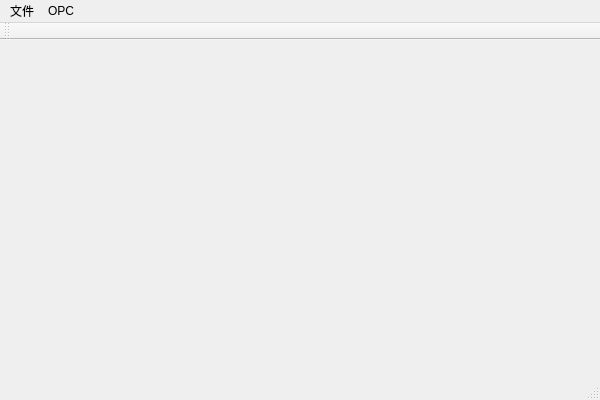
<?xml version="1.0" encoding="UTF-8"?>
<ui version="4.0">
 <class>SolarServerClass</class>
 <widget class="QMainWindow" name="SolarServerClass">
  <property name="geometry">
   <rect>
    <x>0</x>
    <y>0</y>
    <width>600</width>
    <height>400</height>
   </rect>
  </property>
  <property name="windowTitle">
   <string>SolarServer</string>
  </property>
  <widget class="QWidget" name="centralWidget"/>
  <widget class="QMenuBar" name="menuBar">
   <property name="geometry">
    <rect>
     <x>0</x>
     <y>0</y>
     <width>600</width>
     <height>23</height>
    </rect>
   </property>
   <widget class="QMenu" name="menu">
    <property name="title">
     <string>文件</string>
    </property>
    <addaction name="actionQuit"/>
   </widget>
   <widget class="QMenu" name="menuOPC">
    <property name="title">
     <string>OPC</string>
    </property>
    <addaction name="actionOPC_Server"/>
   </widget>
   <addaction name="menu"/>
   <addaction name="menuOPC"/>
  </widget>
  <widget class="QToolBar" name="mainToolBar">
   <attribute name="toolBarArea">
    <enum>TopToolBarArea</enum>
   </attribute>
   <attribute name="toolBarBreak">
    <bool>false</bool>
   </attribute>
  </widget>
  <widget class="QStatusBar" name="statusBar"/>
  <action name="actionQuit">
   <property name="text">
    <string>退出</string>
   </property>
  </action>
  <action name="actionOPC_Server">
   <property name="text">
    <string>OPC Server</string>
   </property>
  </action>
 </widget>
 <layoutdefault spacing="6" margin="11"/>
 <resources>
  <include location="solarserver.qrc"/>
 </resources>
 <connections>
  <connection>
   <sender>actionQuit</sender>
   <signal>triggered()</signal>
   <receiver>SolarServerClass</receiver>
   <slot>close()</slot>
   <hints>
    <hint type="sourcelabel">
     <x>-1</x>
     <y>-1</y>
    </hint>
    <hint type="destinationlabel">
     <x>299</x>
     <y>199</y>
    </hint>
   </hints>
  </connection>
 </connections>
</ui>
